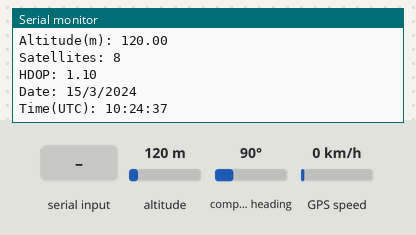
The sketch below on a simulated ESP32. On the bench: the last lines printed to the serial monitor. The test bench sets the inputs (shaded band); at power-on: altitude 120 m, GPS speed 0 km/h, compass heading 90°. The GPS gets a fix after 3 s at 37.7749, -122.4194 with 8 satellites; the modem accepts every AT command (registered, SIM ready, sends succeed) and sends nothing else.

Above: at 8.2 s.
8.3 s: altitude set to 20 m
9.8 s: GPS speed set to 2 km/h
11.3 s: altitude set to 250 m
At 15.16 s:
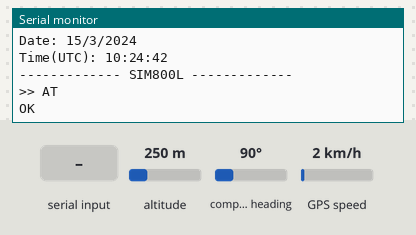
15.2 s: "1" received over the second serial link
At 16.4 s:
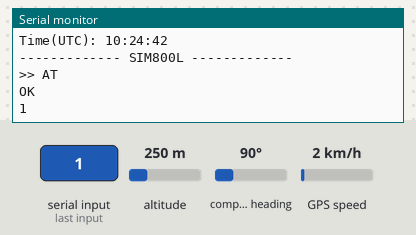
18.5 s: "0" received over the second serial link
At 18.9 s:
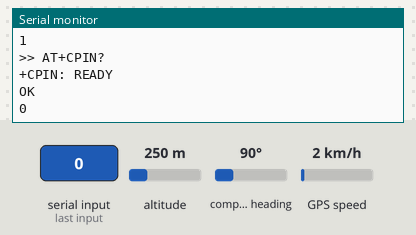

Measured:
- after the input at 11.3 s, the serial monitor: prints a new line after 0.73 s (image 1)
- after the input at 15.2 s, the serial monitor: prints a new line at once (image 2)
- after the input at 18.5 s, the serial monitor: prints a new line at once (image 3)

The sketch:

gps_tracker.ino
```cpp
#include <TinyGPS++.h>

TinyGPSPlus gps;

// UART2 -> GPS
HardwareSerial GPS(2);

// UART1 -> SIM800L
HardwareSerial SIM(1);

unsigned long lastSIMCheck = 0;
unsigned long lastGPSPrint = 0;

void sendAT(String cmd)
{
  Serial.println();
  Serial.print(">> ");
  Serial.println(cmd);

  SIM.println(cmd);

  unsigned long timeout = millis();

  while (millis() - timeout < 2000)
  {
    while (SIM.available())
    {
      Serial.write(SIM.read());
    }
  }
}

void setup()
{
  Serial.begin(115200);

  GPS.begin(9600, SERIAL_8N1, 16, 17);

  SIM.begin(9600, SERIAL_8N1, 26, 27);

  delay(3000);

  Serial.println();
  Serial.println("====================================");
  Serial.println("ESP32 GPS + SIM800L TEST");
  Serial.println("====================================");

  sendAT("AT");
  sendAT("ATE0");
}

void loop()
{

  // Read GPS continuously
  while (GPS.available())
  {
    gps.encode(GPS.read());
  }

  // Display GPS every 5 seconds
  if (millis() - lastGPSPrint > 5000)
  {
    lastGPSPrint = millis();

    Serial.println();
    Serial.println("------------- GPS -------------");

    if (gps.location.isValid())
    {
      Serial.print("Latitude : ");
      Serial.println(gps.location.lat(), 6);

      Serial.print("Longitude: ");
      Serial.println(gps.location.lng(), 6);

      Serial.print("Speed(km/h): ");
      Serial.println(gps.speed.kmph());

      Serial.print("Altitude(m): ");
      Serial.println(gps.altitude.meters());

      Serial.print("Satellites: ");
      Serial.println(gps.satellites.value());

      Serial.print("HDOP: ");
      Serial.println(gps.hdop.hdop());

      Serial.print("Date: ");
      Serial.print(gps.date.day());
      Serial.print("/");
      Serial.print(gps.date.month());
      Serial.print("/");
      Serial.println(gps.date.year());

      Serial.print("Time(UTC): ");
      Serial.print(gps.time.hour());
      Serial.print(":");
      Serial.print(gps.time.minute());
      Serial.print(":");
      Serial.println(gps.time.second());
    }
    else
    {
      Serial.println("No GPS Fix...");
      Serial.print("Satellites: ");
      Serial.println(gps.satellites.value());
    }
  }

  // Check SIM every 15 seconds
  if (millis() - lastSIMCheck > 15000)
  {
    lastSIMCheck = millis();

    Serial.println();
    Serial.println("------------- SIM800L -------------");

    sendAT("AT");
    sendAT("AT+CPIN?");
    sendAT("AT+CSQ");
    sendAT("AT+CREG?");
    sendAT("ATI");
  }

  // Manual AT Commands from Serial Monitor
  while (Serial.available())
  {
    SIM.write(Serial.read());
  }

  while (SIM.available())
  {
    Serial.write(SIM.read());
  }
}
```
